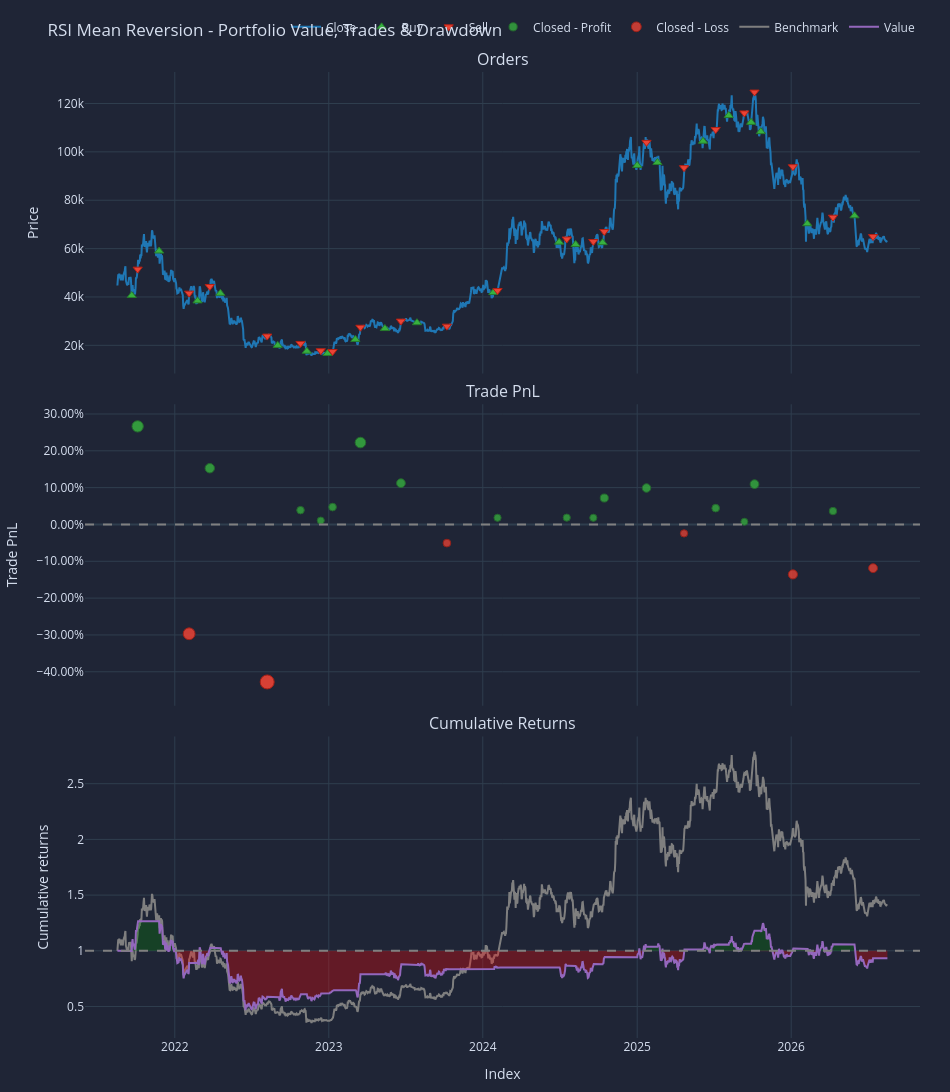

Notebook cell for this chart:
### Code cell
pf_rsi.plot(title="RSI Mean Reversion - Portfolio Value, Trades & Drawdown").show()

### Figure 1 — Plotly figure (JSON) as saved in the notebook; plotly's stock layout.template omitted (floating-point values rounded to 4 significant figures; data arrays with more than 128 entries replaced by an {"elided": "..."} marker saying what was removed)
{"data": [{"legendgroup": "0", "line": {"color": "#1f77b4"}, "name": "Close", "showlegend": true, "type": "scatter", "x": {"elided": "1826 str values"}, "xaxis": "x", "y": {"elided": "1826 float values"}, "yaxis": "y"}, {"customdata": [[0.0, 0.2461, 9.99], [2.0, 0.2144, 12.65], [4.0, 0.2318, 8.897], [6.0, 0.2471, 10.25], [8.0, 0.2943, 5.874], [10.0, 0.3477, 6.102], [12.0, 0.3708, 6.166], [14.0, 0.2879, 6.457], [16.0, 0.293, 7.891], [18.0, 0.2989, 8.775], [20.0, 0.1992, 8.332], [22.0, 0.1353, 8.482], [24.0, 0.14, 8.639], [26.0, 0.1408, 8.795], [28.0, 0.09986, 9.426], [30.0, 0.1083, 10.36], [32.0, 0.09682, 10.11], [34.0, 0.09175, 10.55], [36.0, 0.09476, 10.63], [38.0, 0.1088, 11.8], [40.0, 0.1451, 10.2], [42.0, 0.1436, 10.57]], "hovertemplate": "Order Id: %{customdata[0]}<br>Timestamp: %{x}<br>Price: %{y}<br>Size: %{customdata[1]:.6f}<br>Fees: %{customdata[2]:.6f}", "legendgroup": "1", "marker": {"color": "#37B13F", "line": {"color": "rgb(38,123,44)", "width": 1}, "size": 8, "symbol": "triangle-up"}, "mode": "markers", "name": "Buy", "type": "scatter", "x": ["2021-09-21T00:00:00.000000000", "2021-11-25T00:00:00.000000000", "2022-02-24T00:00:00.000000000", "2022-04-19T00:00:00.000000000", "2022-09-02T00:00:00.000000000", "2022-11-10T00:00:00.000000000", "2022-12-29T00:00:00.000000000", "2023-03-05T00:00:00.000000000", "2023-05-14T00:00:00.000000000", "2023-07-29T00:00:00.000000000", "2024-01-26T00:00:00.000000000", "2024-06-30T00:00:00.000000000", "2024-08-08T00:00:00.000000000", "2024-10-11T00:00:00.000000000", "2025-01-01T00:00:00.000000000", "2025-02-18T00:00:00.000000000", "2025-06-06T00:00:00.000000000", "2025-08-06T00:00:00.000000000", "2025-09-28T00:00:00.000000000", "2025-10-21T00:00:00.000000000", "2026-02-08T00:00:00.000000000", "2026-05-31T00:00:00.000000000"], "xaxis": "x", "y": [40600.0, 58990.0, 38380.0, 41510.0, 19960.0, 17550.0, 16630.0, 22430.0, 26930.0, 29360.0, 41820.0, 62680.0, 61700.0, 62450.0, 94390.0, 95610.0, 104400.0, 115000.0, 112200.0, 108400.0, 70280.0, 73570.0], "yaxis": "y"}, {"customdata": [[1.0, 0.2461, 12.67], [3.0, 0.2144, 8.915], [5.0, 0.2318, 10.28], [7.0, 0.2471, 5.886], [9.0, 0.2943, 6.114], [11.0, 0.3477, 6.179], [13.0, 0.3708, 6.47], [15.0, 0.2879, 7.907], [17.0, 0.293, 8.792], [19.0, 0.2989, 8.348], [21.0, 0.1992, 8.499], [23.0, 0.1353, 8.657], [25.0, 0.14, 8.813], [27.0, 0.1408, 9.445], [29.0, 0.09986, 10.38], [31.0, 0.1083, 10.13], [33.0, 0.09682, 10.58], [35.0, 0.09175, 10.65], [37.0, 0.09476, 11.82], [39.0, 0.1088, 10.22], [41.0, 0.1451, 10.59], [43.0, 0.1436, 9.333]], "hovertemplate": "Order Id: %{customdata[0]}<br>Timestamp: %{x}<br>Price: %{y}<br>Size: %{customdata[1]:.6f}<br>Fees: %{customdata[2]:.6f}", "legendgroup": "2", "marker": {"color": "#EA4335", "line": {"color": "rgb(181,31,18)", "width": 1}, "size": 8, "symbol": "triangle-down"}, "mode": "markers", "name": "Sell", "type": "scatter", "x": ["2021-10-05T00:00:00.000000000", "2022-02-04T00:00:00.000000000", "2022-03-25T00:00:00.000000000", "2022-08-08T00:00:00.000000000", "2022-10-26T00:00:00.000000000", "2022-12-13T00:00:00.000000000", "2023-01-10T00:00:00.000000000", "2023-03-17T00:00:00.000000000", "2023-06-21T00:00:00.000000000", "2023-10-08T00:00:00.000000000", "2024-02-05T00:00:00.000000000", "2024-07-18T00:00:00.000000000", "2024-09-19T00:00:00.000000000", "2024-10-15T00:00:00.000000000", "2025-01-23T00:00:00.000000000", "2025-04-22T00:00:00.000000000", "2025-07-06T00:00:00.000000000", "2025-09-12T00:00:00.000000000", "2025-10-06T00:00:00.000000000", "2026-01-05T00:00:00.000000000", "2026-04-10T00:00:00.000000000", "2026-07-14T00:00:00.000000000"], "xaxis": "x", "y": [51500.0, 41580.0, 44320.0, 23820.0, 20780.0, 17770.0, 17450.0, 27470.0, 30010.0, 27930.0, 42660.0, 63960.0, 62940.0, 67060.0, 103900.0, 93480.0, 109200.0, 116100.0, 124700.0, 93880.0, 72980.0, 64980.0], "yaxis": "y"}, {"customdata": [[0.0, 0.0, 2661.0, 0.2663], [2.0, 2.0, 1359.0, 0.1527], [4.0, 4.0, 228.2, 0.03884], [5.0, 5.0, 64.55, 0.01058], [6.0, 6.0, 290.7, 0.04714], [7.0, 7.0, 1436.0, 0.2224], [8.0, 8.0, 884.6, 0.1121], [10.0, 10.0, 150.7, 0.01809], [11.0, 11.0, 157.2, 0.01853], [12.0, 12.0, 156.3, 0.01809], [13.0, 13.0, 630.9, 0.07173], [14.0, 14.0, 933.4, 0.09902], [16.0, 16.0, 447.9, 0.04432], [17.0, 17.0, 77.7, 0.007362], [18.0, 18.0, 1164.0, 0.1095], [20.0, 20.0, 370.5, 0.03634]], "hovertemplate": "Exit Trade Id: %{customdata[0]}<br>Position Id: %{customdata[1]}<br>Exit Timestamp: %{x}<br>PnL: %{customdata[2]:.6f}<br>Return: %{customdata[3]:.2%}", "legendgroup": "3", "marker": {"color": "#37B13F", "line": {"color": "rgb(38,123,44)", "width": 1}, "opacity": [0.8424, 0.8019, 0.7612, 0.7511, 0.7642, 0.8268, 0.7874, 0.7538, 0.754, 0.7538, 0.773, 0.7827, 0.7632, 0.75, 0.7865, 0.7603], "size": [11.31, 9.421, 7.524, 7.054, 7.663, 10.58, 8.744, 7.179, 7.186, 7.179, 8.072, 8.527, 7.616, 7.0, 8.701, 7.483], "symbol": "circle"}, "mode": "markers", "name": "Closed - Profit", "type": "scatter", "x": ["2021-10-05T00:00:00.000000000", "2022-03-25T00:00:00.000000000", "2022-10-26T00:00:00.000000000", "2022-12-13T00:00:00.000000000", "2023-01-10T00:00:00.000000000", "2023-03-17T00:00:00.000000000", "2023-06-21T00:00:00.000000000", "2024-02-05T00:00:00.000000000", "2024-07-18T00:00:00.000000000", "2024-09-19T00:00:00.000000000", "2024-10-15T00:00:00.000000000", "2025-01-23T00:00:00.000000000", "2025-07-06T00:00:00.000000000", "2025-09-12T00:00:00.000000000", "2025-10-06T00:00:00.000000000", "2026-04-10T00:00:00.000000000"], "xaxis": "x2", "y": [0.2663, 0.1527, 0.03884, 0.01058, 0.04714, 0.2224, 0.1121, 0.01809, 0.01853, 0.01809, 0.07173, 0.09902, 0.04432, 0.007362, 0.1095, 0.03634], "yaxis": "y2"}, {"customdata": [[1.0, 1.0, -3755.0, -0.2968], [3.0, 3.0, -4385.0, -0.4276], [9.0, 9.0, -443.6, -0.05055], [15.0, 15.0, -251.3, -0.02427], [19.0, 19.0, -1600.0, -0.1356], [21.0, 21.0, -1254.0, -0.1187]], "hovertemplate": "Exit Trade Id: %{customdata[0]}<br>Position Id: %{customdata[1]}<br>Exit Timestamp: %{x}<br>PnL: %{customdata[2]:.6f}<br>Return: %{customdata[3]:.2%}", "legendgroup": "4", "marker": {"color": "#EA4335", "line": {"color": "rgb(181,31,18)", "width": 1}, "opacity": [0.8533, 0.9, 0.7654, 0.756, 0.7958, 0.7897], "size": [11.82, 14.0, 7.719, 7.282, 9.136, 8.854], "symbol": "circle"}, "mode": "markers", "name": "Closed - Loss", "type": "scatter", "x": ["2022-02-04T00:00:00.000000000", "2022-08-08T00:00:00.000000000", "2023-10-08T00:00:00.000000000", "2025-04-22T00:00:00.000000000", "2026-01-05T00:00:00.000000000", "2026-07-14T00:00:00.000000000"], "xaxis": "x2", "y": [-0.2968, -0.4276, -0.05055, -0.02427, -0.1356, -0.1187], "yaxis": "y2"}, {"legendgroup": "5", "line": {"color": "#7f7f7f"}, "name": "Benchmark", "showlegend": true, "type": "scatter", "x": {"elided": "1826 str values"}, "xaxis": "x3", "y": {"elided": "1826 float values"}, "yaxis": "y3"}, {"hoverinfo": "skip", "legendgroup": "6", "line": {"color": "rgba(0, 0, 0, 0)", "width": 0}, "opacity": 0, "showlegend": false, "type": "scatter", "x": {"elided": "1826 str values"}, "xaxis": "x3", "y": {"elided": "1826 int values"}, "yaxis": "y3"}, {"connectgaps": false, "fill": "tonexty", "fillcolor": "rgba(0, 128, 0, 0.3)", "hoverinfo": "skip", "legendgroup": "6", "line": {"color": "rgba(0, 0, 0, 0)", "width": 0}, "opacity": 0, "showlegend": false, "type": "scatter", "x": {"elided": "1826 str values"}, "xaxis": "x3", "y": {"elided": "1826 float values"}, "yaxis": "y3"}, {"hoverinfo": "skip", "legendgroup": "6", "line": {"color": "rgba(0, 0, 0, 0)", "width": 0}, "opacity": 0, "showlegend": false, "type": "scatter", "x": {"elided": "1826 str values"}, "xaxis": "x3", "y": {"elided": "1826 int values"}, "yaxis": "y3"}, {"connectgaps": false, "fill": "tonexty", "fillcolor": "rgba(255, 0, 0, 0.3)", "hoverinfo": "skip", "legendgroup": "6", "line": {"color": "rgba(0, 0, 0, 0)", "width": 0}, "opacity": 0, "showlegend": false, "type": "scatter", "x": {"elided": "1826 str values"}, "xaxis": "x3", "y": {"elided": "1826 float values"}, "yaxis": "y3"}, {"legendgroup": "7", "line": {"color": "#9467bd"}, "name": "Value", "showlegend": true, "type": "scatter", "x": {"elided": "1826 str values"}, "xaxis": "x3", "y": {"elided": "1826 float values"}, "yaxis": "y3"}, {"hoverinfo": "skip", "legendgroup": "6", "line": {"color": "rgba(0, 0, 0, 0)", "width": 0}, "opacity": 0.0, "showlegend": false, "type": "scatter", "x": {"elided": "1826 str values"}, "xaxis": "x3", "y": {"elided": "1826 int values"}, "yaxis": "y3"}], "layout": {"annotations": [{"font": {"size": 16}, "showarrow": false, "text": "Orders", "x": 0.5, "xanchor": "center", "xref": "paper", "y": 1.0, "yanchor": "bottom", "yref": "paper"}, {"font": {"size": 16}, "showarrow": false, "text": "Trade PnL", "x": 0.5, "xanchor": "center", "xref": "paper", "y": 0.6561, "yanchor": "bottom", "yref": "paper"}, {"font": {"size": 16}, "showarrow": false, "text": "Cumulative Returns", "x": 0.5, "xanchor": "center", "xref": "paper", "y": 0.3122, "yanchor": "bottom", "yref": "paper"}], "height": 1260, "legend": {"orientation": "h", "traceorder": "normal", "x": 1, "xanchor": "right", "y": 1.032, "yanchor": "bottom"}, "margin": {"b": 30, "l": 30, "r": 30, "t": 30}, "shapes": [{"line": {"color": "gray", "dash": "dash"}, "type": "line", "x0": 0.0, "x1": 1.0, "xref": "paper", "y0": 0, "y1": 0, "yref": "y2"}, {"line": {"color": "gray", "dash": "dash"}, "type": "line", "x0": 0.0, "x1": 1.0, "xref": "paper", "y0": 1, "y1": 1, "yref": "y3"}], "showlegend": true, "title": {"text": "RSI Mean Reversion - Portfolio Value, Trades & Drawdown"}, "width": 950, "xaxis": {"anchor": "y", "domain": [0.0, 1.0], "matches": "x3", "showticklabels": false}, "xaxis2": {"anchor": "y2", "domain": [0.0, 1.0], "matches": "x3", "showticklabels": false}, "xaxis3": {"anchor": "y3", "domain": [0.0, 1.0], "title": {"text": "Index"}}, "yaxis": {"anchor": "x", "domain": [0.6878, 1.0], "title": {"text": "Price"}}, "yaxis2": {"anchor": "x2", "domain": [0.3439, 0.6561], "tickformat": ".2%", "title": {"text": "Trade PnL"}}, "yaxis3": {"anchor": "x3", "domain": [0.0, 0.3122], "title": {"text": "Cumulative returns"}}}}
